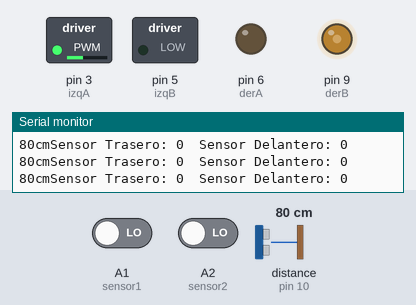
Recording of a sketch running on a simulated Arduino Uno, built with avr-gcc and run on an emulated ATmega328P. Parts: switched loads named in the sketch (green lamp = pin HIGH), output pins drawn as LEDs (lit = HIGH), the last lines printed to the serial monitor. Wiring (inferred from the names in the program): ultrasonic range finder: trigger pin 11; echo pin 10. The inputs (shaded band) are chosen by the test bench; at power-on: distance to the obstacle (sensor on pin 10) 80 cm, A1 (sensor1) LOW, A2 (sensor2) LOW. The echo pulse lasts 58.3 µs per cm; pins used as bus, display or sensor lines are not drawn.

Above: at 1.3 s.
1.4 s: distance to the obstacle (sensor on pin 10) set to 18 cm
4.4 s: distance to the obstacle (sensor on pin 10) set to 14 cm
At 5.1 s:
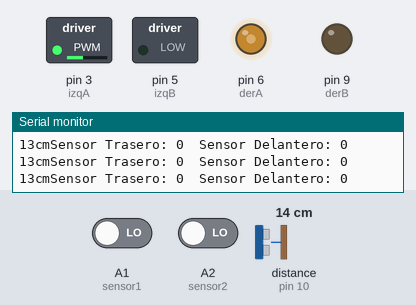
5.9 s: A1 (sensor1) driven HIGH
At 6.6 s:
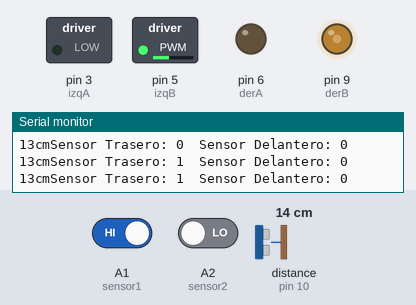
7.4 s: A1 (sensor1) driven LOW
At 9.0 s:
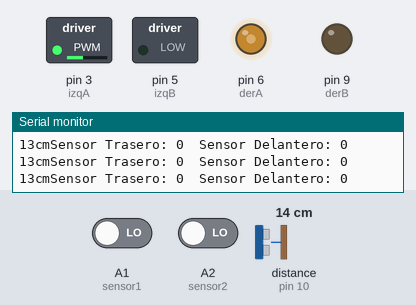
10.4 s: A2 (sensor2) driven HIGH
At 11.6 s:
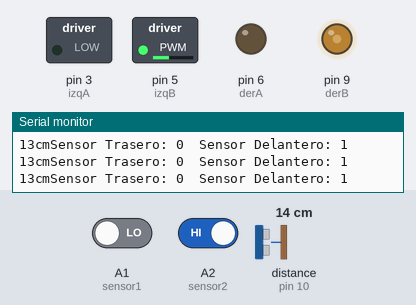
11.9 s: A2 (sensor2) driven LOW
At 12.9 s:
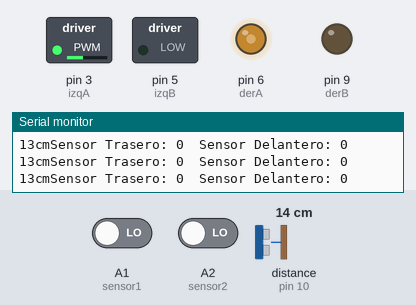
Timing chart, 0 to 14.9 s (numbered marks = the images above; inputs shaded):
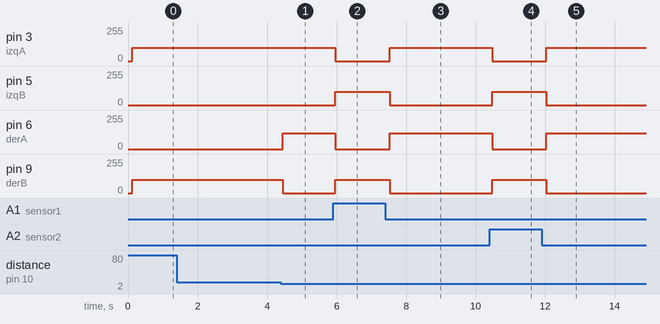

The sketch:

sumo_robot.ino
```cpp
// Sensor Ultrasonico
int echo = 10;
int trig = 11;
int duracion, distancia;

// Sensores IR
int sensor1 = A1;
int lectura1 = 0; //"lectura1" y "lectura2" son variables para el monitor serial, no tienes que conectarle nada al arduino

int sensor2 = A2;
int lectura2 = 0;

// Motores
int izqA = 3; //Si tus motores giran al revez solo invierte los cables
int izqB = 5;
int derA = 6;
int derB = 9;

void setup() {
  Serial.begin(9600);
  delay(100);

  //----SENSOR ULTRASONICO----//
  pinMode(echo, INPUT);
  pinMode(trig, OUTPUT);
  //----MOTORES----//
  pinMode(derA, OUTPUT);
  pinMode(derB, OUTPUT);
  pinMode(izqA, OUTPUT);
  pinMode(izqB, OUTPUT);

}

void loop() {

  digitalWrite(trig, HIGH); // genera el pulso de trigger por microsegundos
  delay(0.01);
  digitalWrite(trig, LOW);
  duracion = pulseIn(echo, HIGH); // Lee el tiempo del echo
  distancia = (duracion / 2) /29; // calcula la distancia en centimetros
  Serial.print(distancia);
  Serial.print("cm");
  delay(10);

  lectura1 = digitalRead(sensor1);
  lectura2 = digitalRead(sensor2);

  Serial.print("Sensor Trasero: ");
  Serial.print(lectura1);

  Serial.print("  Sensor Delantero: ");
  Serial.println(lectura2);
  delay(10);

  //Atras si detecta una linea negra
  if(lectura1 == 1 || lectura2 == 1)
  {
    analogWrite(derB, 100); //El segundo valor puedo ir desde 0 a 255, es la velocidad de los motores
    analogWrite(izqB, 100);
    analogWrite(derA, 0);
    analogWrite(izqA, 0);
    delay(500);
  }
  else
  {
    //Ataca el obstaculo mas cercano de 20cm
    if(distancia <= 15)
    {
      analogWrite(derB, 0);
      analogWrite(izqB, 0);
      analogWrite(derA, 120); //Este tiene mas velocidad por que mi rueda estaba chueca y le costaba girar xD
      analogWrite(izqA, 100);
      delay(50);
    }

    // Busca obstaculo
    if(distancia >= 16)
    {
      analogWrite(derB, 100);
      analogWrite(izqB, 0);
      analogWrite(derA, 0);
      analogWrite(izqA, 100);
      delay(10);
    }
    //Detenido
    //analogWrite(derB, 0);
    //analogWrite(izqB, 0);
    //analogWrite(derA, 0);
    //analogWrite(izqA, 0);
    //delay(10);
  }

}
```

Measured:
- the behaviour switches between 17 and 16 cm on distance to the obstacle (sensor on pin 10) (found by bisection; images 0 and 1)
- after the input at 4.4 s, pin 6 (derA): 0/255 → 120/255 after 0.05 s; pin 9 (derB): 100/255 → 0/255 after 0.05 s
- after the input at 5.9 s, pin 3 (izqA): 100/255 → 0/255 after 0.06 s; pin 5 (izqB), pin 9 (derB): 0/255 → 100/255 after 0.06 s; pin 6 (derA): 120/255 → 0/255 after 0.06 s
- after the input at 7.4 s, pin 3 (izqA): 0/255 → 100/255 after 0.12 s; pin 5 (izqB), pin 9 (derB): 100/255 → 0/255 after 0.12 s; pin 6 (derA): 0/255 → 120/255 after 0.12 s
- after the input at 10.4 s, pin 3 (izqA): 100/255 → 0/255 after 0.07 s; pin 5 (izqB), pin 9 (derB): 0/255 → 100/255 after 0.07 s; pin 6 (derA): 120/255 → 0/255 after 0.07 s
- after the input at 11.9 s, pin 3 (izqA): 0/255 → 100/255 after 0.14 s; pin 5 (izqB), pin 9 (derB): 100/255 → 0/255 after 0.14 s; pin 6 (derA): 0/255 → 120/255 after 0.14 s
